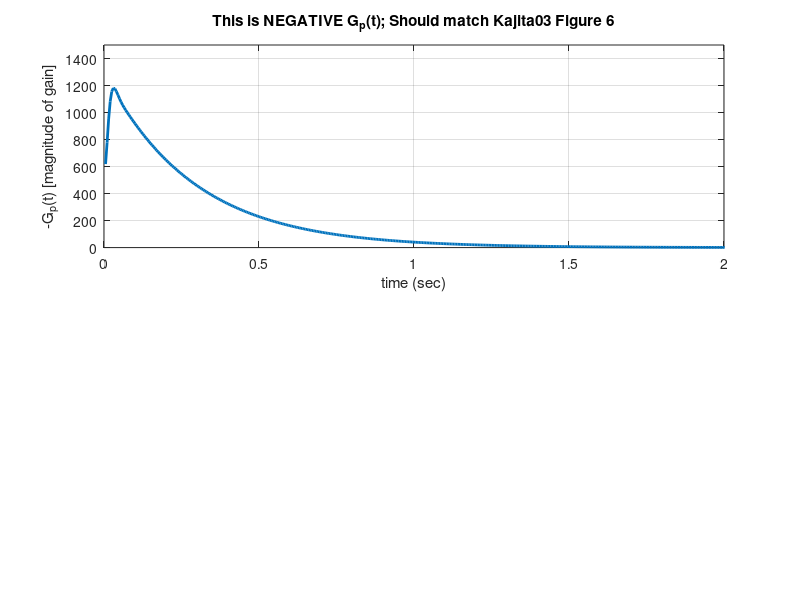
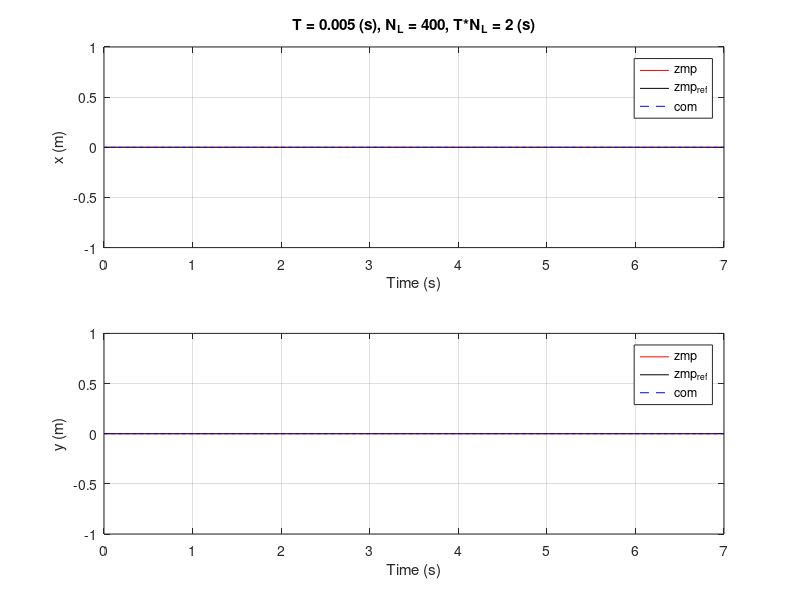
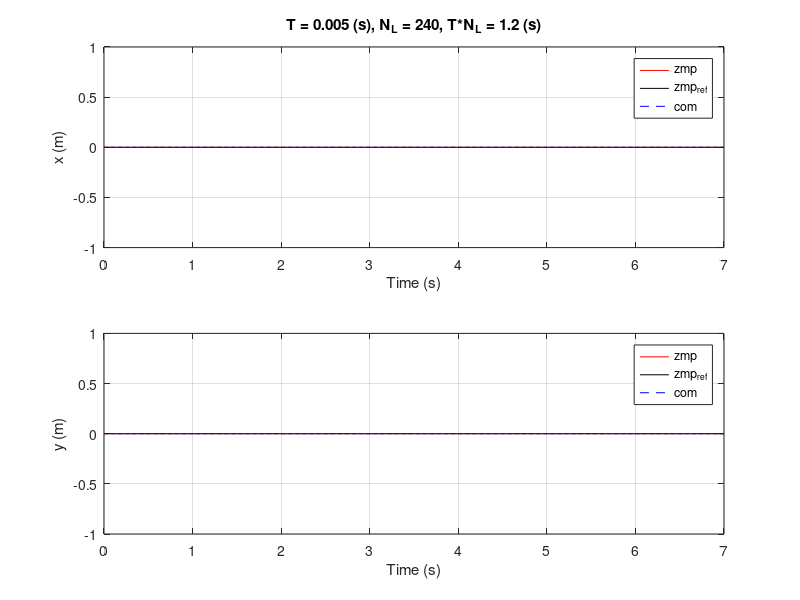
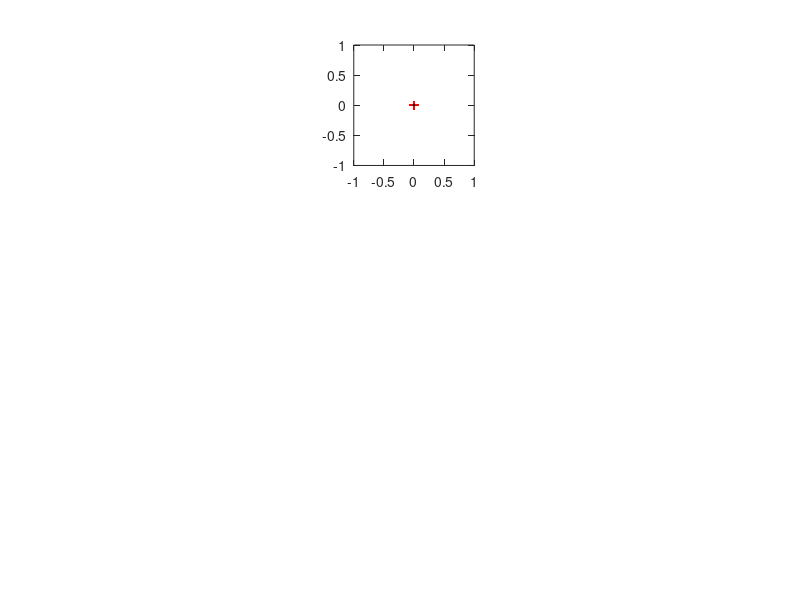

The MATLAB script that drew these images, in order:
% based on both Katayama85 and Kajita03
%
% This code creates several of the figures from the Kajita paper,
% to demonstrate how to deterine gains (and so on).
% There is quite a bit missing from that Kajita paper!
% - Katayama fill in much of the needed math.
% - See also a good explanation of the Discrete Algebraic Riccati
%   Equation (D.A.R.E), e.g., at wikipedia:
%   https://en.wikipedia.org/wiki/Algebraic_Riccati_equation
%   (This relates to Equations 17a and 17b in Katayama, for example.)
%
%
% ECE 238: Adv. Control Design
% Katie Byl, UCSB
g=9.8; % gravity
T=5e-3; zc=.814 % 5 millisec; z com; both from Fig. 6 data
tmax=20; t=0:T:tmax;
NL=length(t)-1;

% CONTINUOUS time ss system definition:
Ac=[0 1 0; 0 0 1; 0 0 0]; % CONTINUOUS state-space (ss) system eqns...
Bc=[0 0 1]';
Cc=[1 0 -zc/g];
Dc=[0];
ss1=ss(Ac,Bc,Cc,Dc);

% Turn into a DISCRETE-TIME state-space system
ss1d=c2d(ss1,T);
% We want the DISCRETE-TIME A, B, and C matrices:
A=ss1d.A; B=ss1d.B; C=ss1d.C; D=ss1d.D;

% Following definitions on p. 680 in Katayama85,
% ...with Qe=1, Qx=zeros(3,3), R=1e-6 based on Kajita03:
Ip = 1;
Btilda = [C*B; B];
Itilda = zeros(length(C(:,1))+length(A(:,1)),length(Ip(1,:)));
Itilda(1:length(Ip(:,1)),1:length(Ip(1,:))) = Ip;
Ftilda = [C*A; A];
Qtilda = zeros(length(Ip(:,1))+length(A(:,1)),...
    length(Ip(:,1))+length(A(:,1)));
Qtilda(1,1) = 1;  % weighting error on tracking
Atilda = [Itilda Ftilda];
R = 1e-6;  % weighting error for incremental control

[Ktilda,Ldare,Gdare] = dare(Atilda,Btilda,Qtilda,R);

RKBstuff = [R + Btilda'*Ktilda*Btilda]^-1 * Btilda'*Ktilda;

GI = RKBstuff * Itilda;
GX = RKBstuff * Ftilda;

NLbig=5000;

Gd = zeros(1,NLbig); Gd(1) = -GI;
Actilda = Atilda - (Btilda * RKBstuff * Atilda);
Xtilda(1).mat = -(Actilda' * Ktilda * Itilda);
RKBgd = [R + Btilda'*Ktilda*Btilda]^-1 * Btilda';
Xtilda(NLbig).mat = 0*Xtilda(1).mat; % initializing space in var
for n=2:NLbig
    Gd(n) = RKBgd * Xtilda(n-1).mat;
    Xtilda(n).mat = Actilda' * Xtilda(n-1).mat;
end

figure(1); clf; subplot(211)
plot(t(2:end),-Gd(1:NL),'LineWidth',2); grid on
xlabel('time (sec)')
ylabel('-G_p(t) [magnitude of gain]')
title('This is NEGATIVE G_p(t); Should match Kajita03 Figure 6')
axis([0 2 0 1500]);

% ----------------------  simulate data in figures 7 and 8 ----------

tstep=0:T:7;
% ystep corresponds to x-directed biped motion of com
tfac = input('Enter a value for tfac. (tfac=1 to match Kajita): ');
if isempty(tfac) || isstr(tfac)
    tfac = 1
end
ystep=0*tstep;
ystep=ystep+.3*(tstep>2.6*tfac);
ystep=ystep+.3*(tstep>3.4*tfac);
ystep=ystep+.3*(tstep>4.2*tfac); % desired zmp trajectory

ystep2=0*tstep;
ystep2=ystep2+.1*(tstep>1.8*tfac);
ystep2=ystep2-.2*(tstep>2.6*tfac);
ystep2=ystep2+.2*(tstep>3.4*tfac);
ystep2=ystep2-.2*(tstep>4.2*tfac);
ystep2=ystep2+.1*(tstep>5*tfac); % desired zmp trajectory

% smooth ystep and ystep2 somewhat
for n=1:8
    ystep(10:end-10)=.5*(ystep(10:end-10)+ystep(11:end-9));
    ystep2(10:end-10)=.5*(ystep2(10:end-10)+ystep2(11:end-9));
end

figure(3); clf
figure(2); clf
for tmax = [2 1.2] %[1.6 .8]
    tmax
    %tmax=1.6;  % Figure 7: T * NLis = 1.6 sec
    %tmax=.8;  % Figure 8: T * NLis = 0.8 sec
    NLis=round(tmax/T);
    
    
    % ========== NOTE: Does NOT work well without this "artificial"
    % ==========  scaling of all the "used" Gd (akak Gp) values! Their
    % ==========  sum should exactly cancel the first Gx term, I think.
    % so, I _think_ preview weights should sum to Gx??
    % Gds=-GX(1)/sum(Gd(1:NLis))  % Think this is more accurate...
    Gds = 1;


    nmax=length(tstep);
    xstep=zeros(3,length(tstep)); % state variables, x
    ustep=0*tstep;
    dx=[0 0 0]';
    zstep=0*tstep; % zmp location
    pref=ystep(1:NLis);
    ek_tot=0*tstep;  % integrated error of zmp wrt pref
    ek_tot(1)=zstep(1)-ystep(1);

    xstep2=zeros(3,length(tstep)); % state variables, x
    ustep2=0*tstep;
    dx2=[0 0 0]';
    zstep2=0*tstep; % zmp location
    pref2=ystep2(1:NLis);
    ek_tot2=0*tstep;  % integrated error of zmp wrt pref
    ek_tot2(1)=zstep2(1)-ystep2(1);

    for n=2:length(tstep)
        xdes=[ystep(n); 0; 0]*0;
        pref=[pref(2:end) ystep(min(nmax,NLis+n-1))];
        ustep(n-1) = -(GX*(xstep(:,n-1)-xdes) + GI*ek_tot(n-1) + Gds*Gd(1:NLis)*pref');
        xstep(:,n) = A*xstep(:,n-1) + B*ustep(n-1);
        zstep(n) = C*xstep(:,n);
        ek_tot(n) = ek_tot(n-1) + (zstep(n) - ystep(n));
        %ek_tot(n) = zmp_act_x(n) - zmp_des_x(n);


        xdes2=[ystep2(n); 0; 0]*0;
        pref2=[pref2(2:end) ystep2(min(nmax,NLis+n-1))];
        ustep2(n-1) = -(GX*(xstep2(:,n-1)-xdes2) + GI*ek_tot2(n-1) + Gds*Gd(1:NLis)*pref2');
        xstep2(:,n) = A*xstep2(:,n-1) + B*ustep2(n-1);
        zstep2(n) = C*xstep2(:,n);
        ek_tot2(n) = ek_tot2(n-1) + (zstep2(n) - ystep2(n));
        %ek_tot2(n) = zmp_act_y(n) - zmp_des_y(n);
    end

    subplot(211) % x location (sagittal plane)
    plot(tstep,zstep,'r-'); hold on; grid on
    plot(tstep,ystep,'k-')
    plot(tstep,xstep(1,:),'b--')
    xlabel('Time (s)'); ylabel('x (m)')
    legend('zmp','zmp_{ref}','com')
    title([['T = ' num2str(T) ' (s), ']...
        ['N_L = ' num2str(NLis) ', T*N_L = ' num2str(NLis*T) ' (s)']])

    subplot(212) % y location (lateral, side-to-side motion)
    plot(tstep,zstep2,'r-'); hold on; grid on
    plot(tstep,ystep2,'k-')
    plot(tstep,xstep2(1,:),'b--')
    xlabel('Time (s)'); ylabel('y (m)')
    legend('zmp','zmp_{ref}','com')
    
    figure(3)
end

figure(4); subplot(311)
plot(xstep(1,1:2:end),xstep2(1,1:2:end),'b-'); hold on
plot(zstep(1:2:end),zstep2(1:2:end),'r+--'); axis image
plot(xstep(1,1:20:end),xstep2(1,1:20:end),'k.'); 
%plot(zstep(1:20:end),zstep2(1:20:end),'r+');



